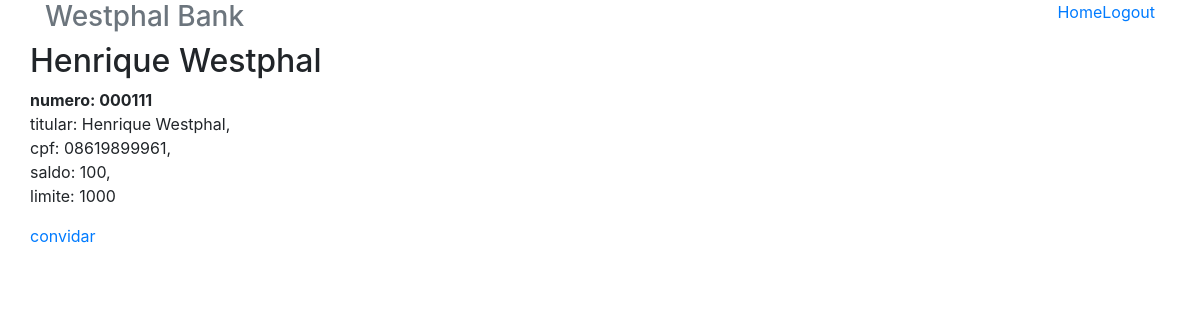
Page /contas/1 on the committed database.
### contas/models.py (models this page shows, shortened)
class Conta(models.Model):
    numero = models.CharField(max_length=255, null=False)
    titular = models.CharField(max_length=255, null=False)
    cpf = models.CharField(max_length=11, null=False)
    saldo = models.DecimalField(max_digits=10000, decimal_places=0, null=False)
    limite = models.DecimalField(max_digits=10000, decimal_places=0, null=False)

### contas/views.py (the view)
# urls.py: url(r'^contas/(?P<conta_id>\d+)$', views.exibir, name='exibir'),
def exibir(request, conta_id):
    conta = Conta.objects.get(id=conta_id)
    return render(request, 'conta.html', {"conta" : conta})

### contas/templates/conta.html
{% extends "base.html" %}
{% block body %}
<div class="row">
  <div class="col-lg-12">
    <h2 style=" margin-top: 0">{{conta.titular}}</h2>
    <address class="">
      <strong>numero: {{conta.numero}}</strong><br>
      titular: {{conta.titular}},<br>
      cpf: {{conta.cpf}},<br>
      saldo: {{conta.saldo}},<br>
      limite: {{conta.limite}}<br>
    </address>
    <a href="{% url 'convidar' conta.id %}">convidar</a>
  </div>
</div>
{% endblock %}

### rows in the picture
Conta: titular "Henrique Westphal", numero "000111", cpf "08619899961", saldo "100", limite "1000"
